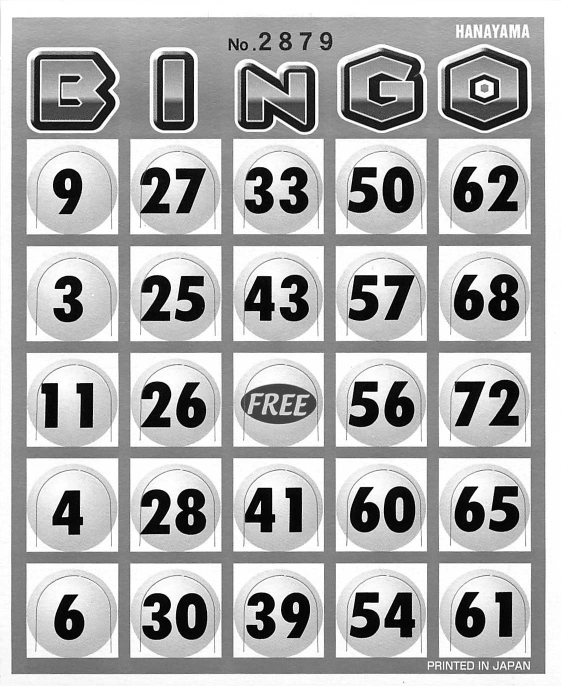
#> input picture img-02879.jpg, 1121 x 1371 px (shown at 1/2 size)
$ python ocv.py   (Python 2 division)
#> lines starting #> are read from the running program, lines starting #| are printed output that depends on the picture; after the words box and inside, x2 and y2 are one past the last pixel; in counts of white or black regions, pixels touching at a corner belong together
# _*_ coding: utf-8 _*_

import cv2
from pprint import pprint


def getRectByPoints(points):
    # prepare simple array
    points = list(map(lambda x: x[0], points))

    points = sorted(points, key=lambda x:x[1])
    top_points = sorted(points[:2], key=lambda x:x[0])
    bottom_points = sorted(points[2:4], key=lambda x:x[0])
    points = top_points + bottom_points

    left = min(points[0][0], points[2][0])
    right = max(points[1][0], points[3][0])
    top = min(points[0][1], points[1][1])
    bottom = max(points[2][1], points[3][1])
    return (top, bottom, left, right)

def getPartImageByRect(im, rect):
    return im[rect[0]:rect[1], rect[2]:rect[3]]


im = cv2.imread('img-02879.jpg')
#> im is the input picture: shape (1371, 1121, 3); min 0, max 255, mean 174.5
height, width, channels = im.shape
#> height = 1371; width = 1121; channels = 3

imgray = cv2.cvtColor(im,cv2.COLOR_BGR2GRAY)

ret,thresh = cv2.threshold(imgray,150,255,0)
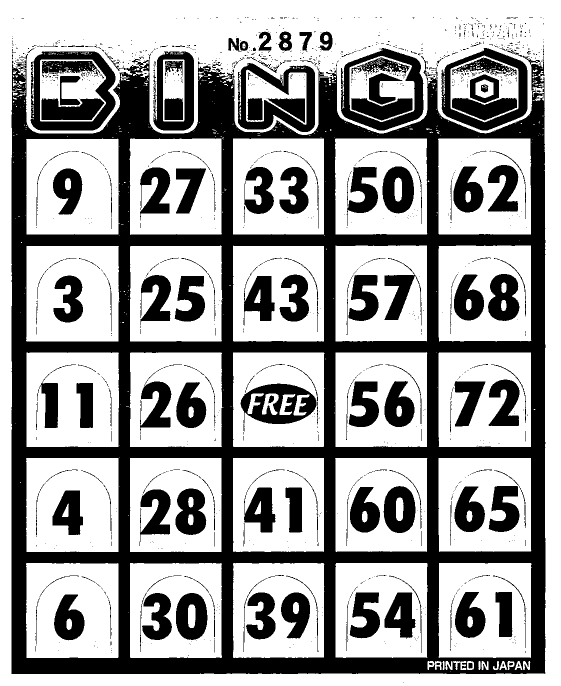
#> thresh: shape (1371, 1121) (shown at 1/2 size); 63.3% white; 1287 black regions (1077 under 20 px), largest, box (x1, y1, x2, y2) and area: (23, 96, 1091, 1348) 319802, (61, 102, 231, 261) 9029, (475, 126, 630, 264) 8657
# thresh = thresh[250: height, 0:width]
# im = im[250: height, 0:width]

# thresh = cv2.resize(thresh, None, fx = 0.5, fy = 0.5)
#> (the run stopped early here; a loop or call above may not have finished)
